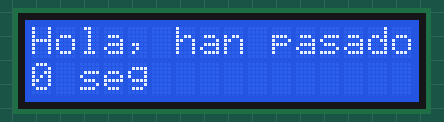
A sketch run on a simulated Arduino Uno, built with avr-gcc and run on an emulated ATmega328P. Parts: 16×2 character LCD.

Above: at 0.1 s.
At 4.1 s:
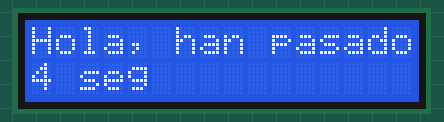
At 9.1 s:
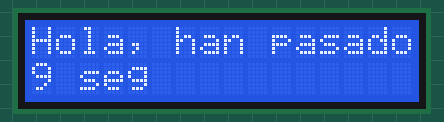
At 19.2 s:
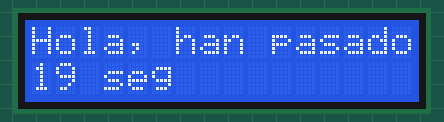
At 28.2 s:
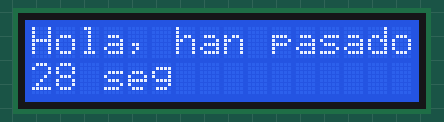
At 38.2 s:
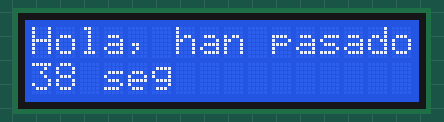

Measured:
- what the display in image 1 shows lasts 1.0 s, from 4.1 s to 5.1 s

The sketch:

modLCDLiquidCrystal.ino
```cpp
#include <LiquidCrystal.h> //la libreria original fue sustituida por la version con I2C por eso da error

LiquidCrystal lcd(7, 6, 4, 3, 2);

void setup() {
  lcd.begin(16, 2);
}

void loop() {
  lcd.setCursor(0, 0); // primer parametro es la columna y el segundo la linea
  lcd.print("Hola, han pasado");
  lcd.setCursor(0, 1);
  lcd.print(millis()/1000);
  lcd.print(" seg");
  delay(1000);
}
```
